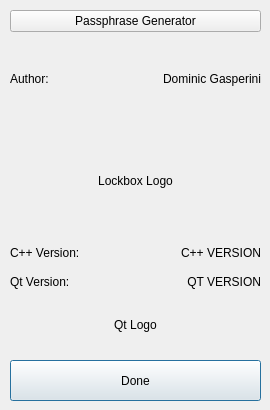
<?xml version="1.0" encoding="UTF-8"?>
<ui version="4.0">
 <class>AboutDlg</class>
 <widget class="QDialog" name="AboutDlg">
  <property name="geometry">
   <rect>
    <x>0</x>
    <y>0</y>
    <width>270</width>
    <height>410</height>
   </rect>
  </property>
  <property name="minimumSize">
   <size>
    <width>270</width>
    <height>410</height>
   </size>
  </property>
  <property name="maximumSize">
   <size>
    <width>270</width>
    <height>410</height>
   </size>
  </property>
  <property name="windowTitle">
   <string>Dialog</string>
  </property>
  <widget class="QPushButton" name="exitBtn">
   <property name="geometry">
    <rect>
     <x>10</x>
     <y>360</y>
     <width>251</width>
     <height>41</height>
    </rect>
   </property>
   <property name="text">
    <string>Done</string>
   </property>
  </widget>
  <widget class="QWidget" name="layoutWidget">
   <property name="geometry">
    <rect>
     <x>10</x>
     <y>10</y>
     <width>251</width>
     <height>341</height>
    </rect>
   </property>
   <layout class="QVBoxLayout" name="verticalLayout_3">
    <item>
     <layout class="QVBoxLayout" name="verticalLayout">
      <item>
       <widget class="QPushButton" name="lockboxTitleBtn">
        <property name="styleSheet">
         <string notr="true">font: 700 oblique 12pt &quot;DejaVu Sans&quot;;</string>
        </property>
        <property name="text">
         <string>Passphrase Generator</string>
        </property>
       </widget>
      </item>
      <item>
       <layout class="QGridLayout" name="gridLayout">
        <item row="0" column="0">
         <widget class="QLabel" name="authorLbl">
          <property name="text">
           <string>Author:</string>
          </property>
          <property name="alignment">
           <set>Qt::AlignLeading|Qt::AlignLeft|Qt::AlignVCenter</set>
          </property>
         </widget>
        </item>
        <item row="0" column="1">
         <widget class="QLabel" name="label">
          <property name="text">
           <string>Dominic Gasperini</string>
          </property>
          <property name="alignment">
           <set>Qt::AlignRight|Qt::AlignTrailing|Qt::AlignVCenter</set>
          </property>
         </widget>
        </item>
       </layout>
      </item>
     </layout>
    </item>
    <item>
     <widget class="QLabel" name="lockboxLogoLbl">
      <property name="text">
       <string>Lockbox Logo</string>
      </property>
      <property name="alignment">
       <set>Qt::AlignCenter</set>
      </property>
     </widget>
    </item>
    <item>
     <layout class="QVBoxLayout" name="verticalLayout_2">
      <item>
       <layout class="QGridLayout" name="gridLayout_2">
        <item row="1" column="1">
         <widget class="QLabel" name="qtVersionNumLbl">
          <property name="text">
           <string>QT VERSION</string>
          </property>
          <property name="alignment">
           <set>Qt::AlignRight|Qt::AlignTrailing|Qt::AlignVCenter</set>
          </property>
         </widget>
        </item>
        <item row="1" column="0">
         <widget class="QLabel" name="qtVersionLbl">
          <property name="text">
           <string>Qt Version:</string>
          </property>
          <property name="alignment">
           <set>Qt::AlignLeading|Qt::AlignLeft|Qt::AlignVCenter</set>
          </property>
         </widget>
        </item>
        <item row="0" column="0">
         <widget class="QLabel" name="cppVersionLbl">
          <property name="text">
           <string>C++ Version: </string>
          </property>
          <property name="alignment">
           <set>Qt::AlignLeading|Qt::AlignLeft|Qt::AlignVCenter</set>
          </property>
         </widget>
        </item>
        <item row="0" column="1">
         <widget class="QLabel" name="cppVersionNumLbl">
          <property name="text">
           <string>C++ VERSION</string>
          </property>
          <property name="alignment">
           <set>Qt::AlignRight|Qt::AlignTrailing|Qt::AlignVCenter</set>
          </property>
         </widget>
        </item>
       </layout>
      </item>
      <item>
       <widget class="QLabel" name="qtLogoLbl">
        <property name="text">
         <string>Qt Logo</string>
        </property>
        <property name="alignment">
         <set>Qt::AlignCenter</set>
        </property>
       </widget>
      </item>
     </layout>
    </item>
   </layout>
  </widget>
 </widget>
 <resources/>
 <connections/>
</ui>
